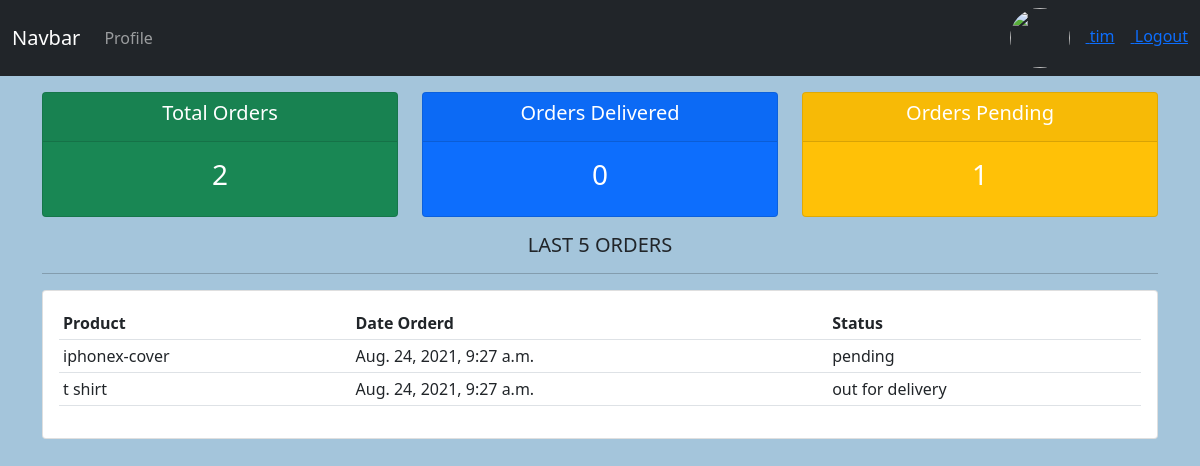
/customer_profile/ (signed in), run on the app's committed database.
### accounts/models.py (models this page shows, shortened)
class Order(models.Model):
    status = (
        ('pending', 'Pending'),
        ('out for delivery', 'Out For Delivery'),
        ('delivered', 'Delivered')
    )
    customer = models.ForeignKey(Customer, null=True, on_delete=models.SET_NULL)
    product = models.ForeignKey(Product, null=True, on_delete=models.SET_NULL)
    created_at = models.DateTimeField(auto_now_add=True)
    status = models.CharField(max_length=200, null=True, choices=status)

class Product(models.Model):
    category = (
        ('indoor', 'In Door'),
        ('outdoor', 'Out Door')
    )
    name = models.CharField(max_length=2000, null=True)
    price = models.FloatField(null=True)
    category = models.CharField(max_length=2000, null=True, choices= category)
    description = models.CharField(max_length=2000, null=True, blank=True)
    created_at = models.DateTimeField(auto_now_add=True)
    tags = models.ManyToManyField(Tag)

### accounts/decorators.py (the view)
        def wrapper(request, *args, **kwargs): #order create mhr request a pyin customerId pr pr loh ae a twat args nae keyword args(**kwargs) tway htae
            if request.user.groups.first().name in roles:
                return view_fun(request, *args, **kwargs) #orderCreate function
            else:
                return HttpResponse('you are not authorized')

### accounts/views.py (called while the page is built)
@login_required(login_url='/login')
@allowed_roles(roles=['customer'])
def customer_profile(request):
    orders = request.user.customer.order_set.all()
    total = orders.count()
    delivered = orders.filter(status="delivered").count()
    pending = orders.filter(status="pending").count()
    return render(request, 'accounts/customer_profile.html', {
        'orders': orders,
        'total': total,
        'delivered': delivered,
        'pending': pending
    })

### accounts/templates/accounts/customer_profile.html
{% extends 'accounts/master.html' %}
{% block content %}
<div class="row">
	<div class="col">
		<div class="col-md">
			<div class="card text-center text-white  mb-3 bg-success">
			  	<div class="card-header">
			  		<h5 class="card-title">Total Orders</h5>
			  	</div>
			  	<div class="card-body">
			    	<h3 class="card-title">{{total}}</h3>
			  	</div>
			</div>
		</div>
	</div>
	<div class="col">
		<div class="col-md">
			<div class="card text-center text-white  mb-3  bg-primary">
			  	<div class="card-header">
			  		<h5 class="card-title">Orders Delivered</h5>
			  	</div>
			  	<div class="card-body">
			    	<h3 class="card-title">{{delivered}}</h3>
			  	</div>
			</div>
		</div>
	</div>
	<div class="col">
		<div class="col-md">
			<div class="card text-center text-white  mb-3  bg-warning">
			  	<div class="card-header">
			  		<h5 class="card-title">Orders Pending</h5>
			  	</div>
			  	<div class="card-body">
			    	<h3 class="card-title">{{pending}}</h3>
			  	</div>
			</div>
		</div>
	</div>
</div>
<div class="row">
	<div class="col-md-12">
		<h5 class="text-center">LAST 5 ORDERS</h5>
		<hr>
		<div class="card card-body">
			<table class="table table-sm">
				<tr>
					<th>Product</th>
					<th>Date Orderd</th>
					<th>Status</th>
				</tr>
				{% for order in orders %}
				<tr>
					<td>{{order.product.name}}</td>
					<td>{{order.created_at}}</td>
					<td>{{order.status}}</td>
				</tr>
				{% endfor %}
			</table>
		</div>
	</div>
</div>
{% endblock content %}

### accounts/templates/accounts/components/navbar.html (shortened to what this page needs)
<nav class="navbar navbar-expand-lg navbar-dark bg-dark">
    <div class="container-fluid">
        <a class="navbar-brand" href="#">Navbar</a>
        <div class="collapse navbar-collapse" id="navbarNav">
        <ul class="navbar-nav">
        {% if request.user.is_staff %}
            <li class="nav-item">
            <a class="nav-link active" aria-current="page" href="{% url 'dashboard' %}">Dashboard</a>
            </li>
            <li class="nav-item">
            <a class="nav-link" href="{% url 'products' %}">Products</a>
            </li>
        {% else %}
            <li class="nav-item">
            <a class="nav-link" href="{% url 'customers.customer_profile' %}">Profile</a>
            </li>
        {% endif %}
        </ul>
        </div>
        {% if request.user.is_authenticated %}
        <div class="text-white">
            <a href="{% url 'customers.customer_profile_setting' %}">
                <img src="/{{request.user.customer.profile_pic}}" width="60px" height="60px" style="border-radius:50%" class="me-3">
                <span class="me-3">{{request.user.username}}</span>
            </a>
            <a href="{% url 'logout' %}">Logout</a>
        </div>
        {% else %}
        <div class="text-white">
            <a href="{% url 'login' %}" class="me-3">Login</a>
            <a href="{% url 'register' %}">Register</a>
        </div>
        {% endif %}
    </div>
</nav>

### accounts/static/accounts/css/style.css (style rules this page uses)
body { background-color:rgb(164, 197, 219); }

### data on the page
Order: product.name "iphonex-cover", created_at "Aug. 24, 2021, 9:27 a.m.", status "pending"
Order: product.name "t shirt", created_at "Aug. 24, 2021, 9:27 a.m.", status "out for delivery"

### other printed values
{{ request.user.username }} "tim"
{{ total }} "2"
{{ delivered }} "0"
{{ pending }} "1"
